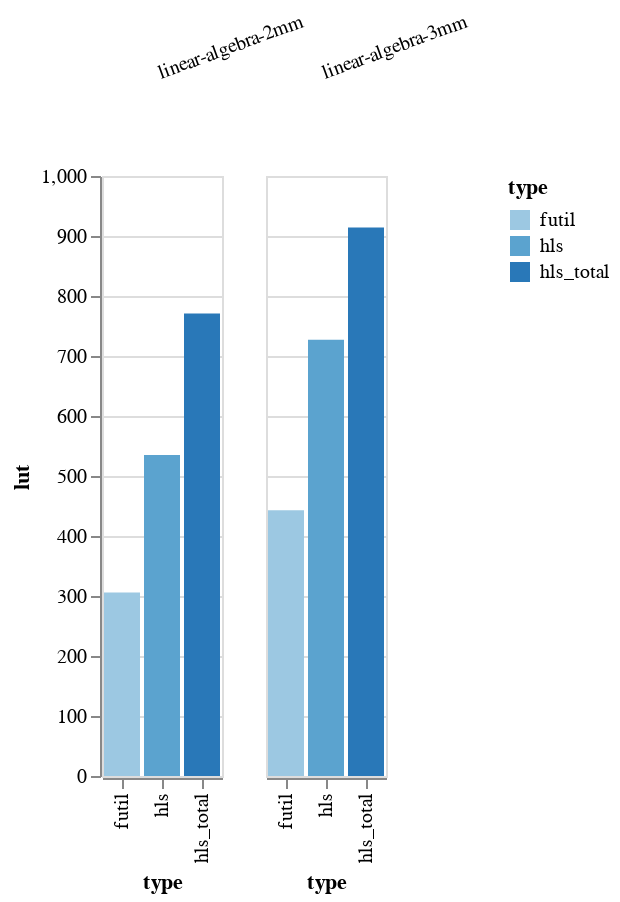

The notebook cell this image was saved under:
### Code cell
source = pd.read_csv('2020_07_28_15_48.csv')
alt.Chart(source).mark_bar().encode(
    x='type:O',
    y='lut:Q',
    column=alt.Column('benchmark:O',
                     title="",
                     header=alt.Header(labelAngle=-20)),
    color='type:O'
)

### Figure 1 — Vega-Lite specification as saved in the notebook (floating-point values rounded to 4 significant figures)
{"config": {"view": {"continuousWidth": 400, "continuousHeight": 300}}, "data": {"name": "data-03e4d7cef76a962338f4df30ee53e917"}, "mark": "bar", "encoding": {"color": {"type": "ordinal", "field": "type"}, "column": {"type": "ordinal", "field": "benchmark", "header": {"labelAngle": -20}, "title": ""}, "x": {"type": "ordinal", "field": "type"}, "y": {"type": "quantitative", "field": "lut"}}, "$schema": "https://vega.github.io/schema/vega-lite/v4.8.1.json", "datasets": {"data-03e4d7cef76a962338f4df30ee53e917": [{"benchmark": "linear-algebra-3mm", "type": "hls", "lut": 727, "dsp": 0, "source": "results/2020_07_28_15_48/"}, {"benchmark": "linear-algebra-3mm", "type": "hls_total", "lut": 914, "dsp": 0, "source": "results/2020_07_28_15_48/"}, {"benchmark": "linear-algebra-3mm", "type": "futil", "lut": 443, "dsp": 0, "source": "results/2020_07_28_15_48/"}, {"benchmark": "linear-algebra-2mm", "type": "hls", "lut": 535, "dsp": 0, "source": "results/2020_07_28_15_48/"}, {"benchmark": "linear-algebra-2mm", "type": "hls_total", "lut": 771, "dsp": 0, "source": "results/2020_07_28_15_48/"}, {"benchmark": "linear-algebra-2mm", "type": "futil", "lut": 306, "dsp": 0, "source": "results/2020_07_28_15_48/"}]}}
